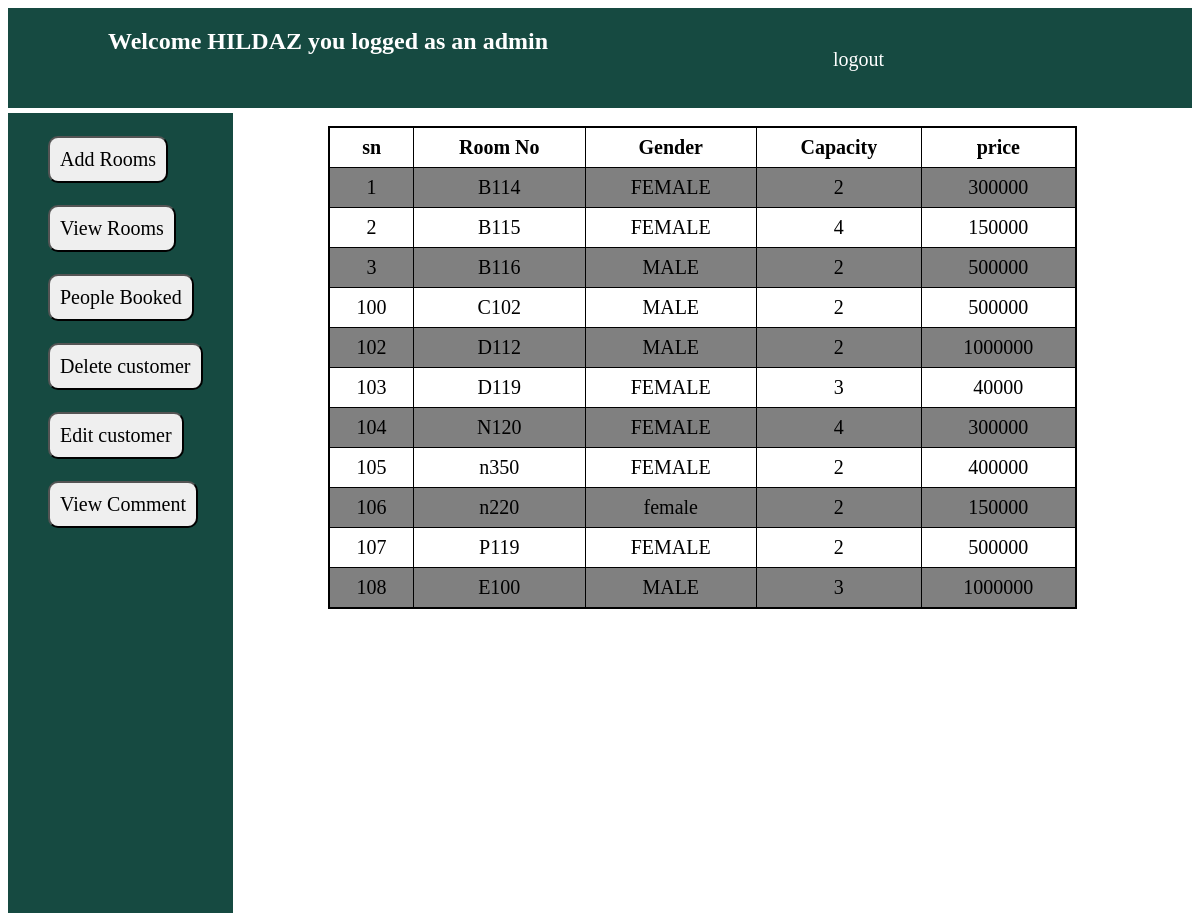
Page /MAGE/admin.php?room=2 (signed in) on the committed database.
### tables this page shows
CREATE TABLE `room` (
  `sn` int(11) NOT NULL,
  `room_no` varchar(30) DEFAULT NULL,
  `gender` varchar(30) NOT NULL,
  `capacity` int(11) NOT NULL,
  `price` varchar(30) NOT NULL
);

### MAGE/admin.php (the view, shortened to what this page needs)
<html>
<head>
	<link rel="stylesheet" type="text/css" href="css/mob.css">
</head>
<body>
	<div id="navigator">
  			<div id="list">
			<h2 class="wel">Welcome <?php echo$_SESSION['name']?> you logged as an admin </h2>
			<a class="log" href="logout.php">logout</a>
		</div>
	</div>
	<div class="sideb">
		<br>
		<button><a href="?adroom=2"> Add Rooms</a></button>
		<br><br><br>
		<button><a href="?room=2">View Rooms</a></button>
		<br><br><br>
		<button><a href="?booked=2">People Booked</a></button>
		<br><br><br>
		<button><a href="?delete=2">Delete customer</a></button>
		<br><br><br>
		<button><a href="?change=2">Edit customer</a></button>
		<br><br><br>
		<button><a href="?comment=2">View Comment</a></button>
	</div>
	<div id="mid2">
		<br>
		<?php
          if(isset($_GET['room'])){
          	?>
		<table border="1">
		<tr>
			<th>sn</th>
			<th>Room No</th>
			<th>Gender</th>
			<th>Capacity</th>
			<th>price</th>
		</tr>
		<?php
		    $conn=mysqli_connect("localhost","root","","mob_db");
            $sql="SELECT * from room";
            $query=mysqli_query($conn,$sql);
            while ($result=mysqli_fetch_array($query)) {
                $sn=$result['sn'];
                $room=$result['room_no'];
                $gender=$result['gender'];
                $capacity=$result['capacity'];
                $price=$result['price'];
        ?>
        <tr>
           	<td><?php echo$sn;?></td>
            <td><?php echo$room;?></td>
            <td><?php echo$gender;?></td>
            <td><?php echo$capacity;?></td>
            <td><?php echo$price;?></td>
        </tr>
        <?php } ?>
    </table>
          	<?php } ?>
	</div>
</body>
</html>

### MAGE/css/mob.css (style rules this page uses)
#navigator { width: 100%; height: 100px; color: white; background-color: #164a41; overflow: hidden; }
#list { width: 74%; float: left; }
#LIST H2 { text-decoration: none; }
#list .wel { float: left; margin-left: 100px; }
#list .log { float: right; text-decoration: none; color: white; margin-top: 40px; font-size: 20px; }
#mid2 { width: 79%; float: left; border-left: 2px solid white; }
#mid2 table { font-size: 20px; border-collapse: collapse; width: 80%; margin-left: 10%; border: 2px solid black; }
#mid2 td,th { padding: 8px; text-align: center; }
#mid2 table tr:nth-child(even) { background-color: grey; }
.sideb { width: 19%; height: 800px; float: left; margin-top: 5px; font-size: 20px; background-color: #164a41; }
.sideb button { float: left; margin-left: 40px; padding: 10px 10px; font-family: cursive; border-radius: 10px; }
.sideb button a { text-decoration: none; color: black; font-size: 20px; }

### rows in the picture
room: sn "1", room_no "B114", gender "FEMALE", capacity "2", price "300000"
room: sn "2", room_no "B115", gender "FEMALE", capacity "4", price "150000"
room: sn "3", room_no "B116", gender "MALE", capacity "2", price "500000"
room: sn "100", room_no "C102", gender "MALE", capacity "2", price "500000"
room: sn "102", room_no "D112", gender "MALE", capacity "2", price "1000000"
room: sn "103", room_no "D119", gender "FEMALE", capacity "3", price "40000"
room: sn "104", room_no "N120", gender "FEMALE", capacity "4", price "300000"
room: sn "105", room_no "n350", gender "FEMALE", capacity "2", price "400000"
room: sn "106", room_no "n220", gender "female", capacity "2", price "150000"
room: sn "107", room_no "P119", gender "FEMALE", capacity "2", price "500000"
room: sn "108", room_no "E100", gender "MALE", capacity "3", price "1000000"

### other values in the picture
$_SESSION['name'] "HILDAZ"
